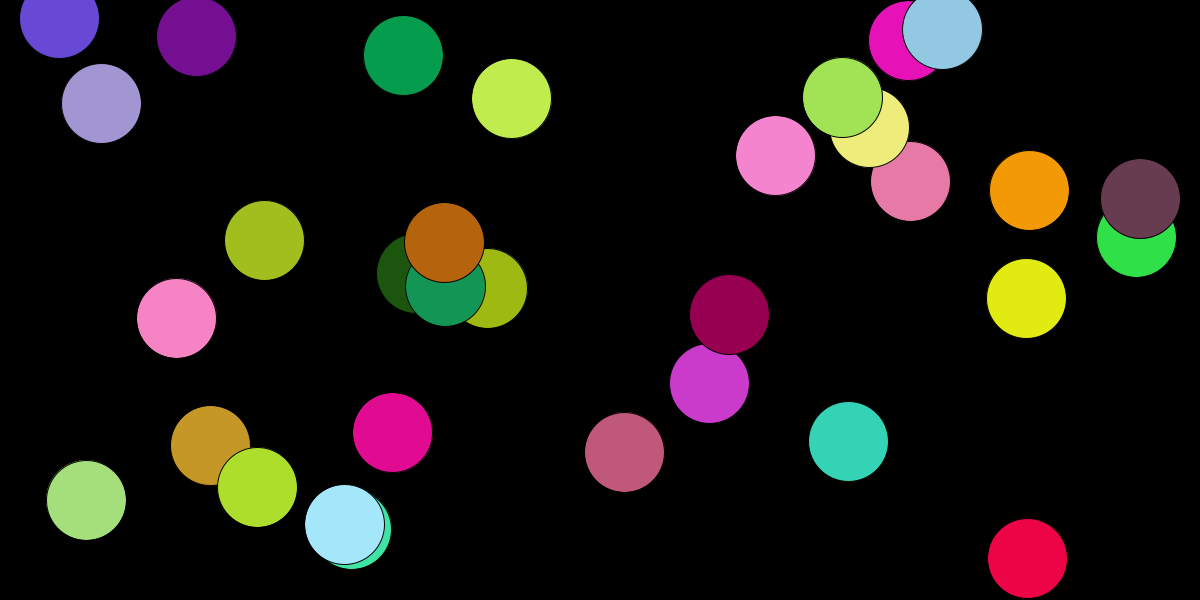
Frame 1 (no input)
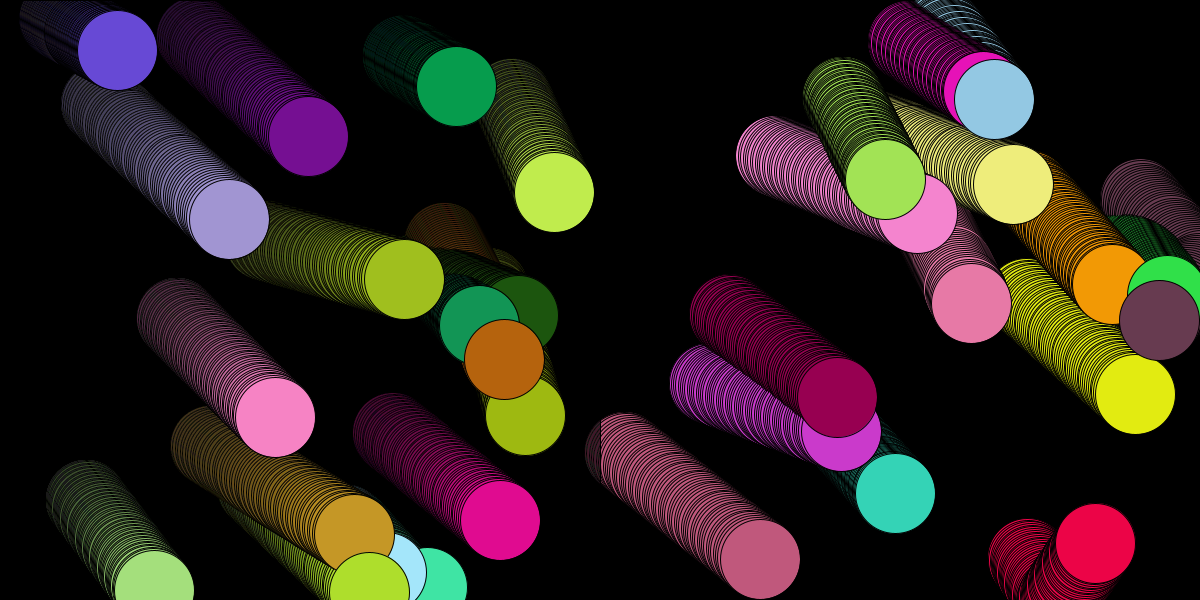
Frame 60 (the mouse pressed at the canvas centre just before this capture)
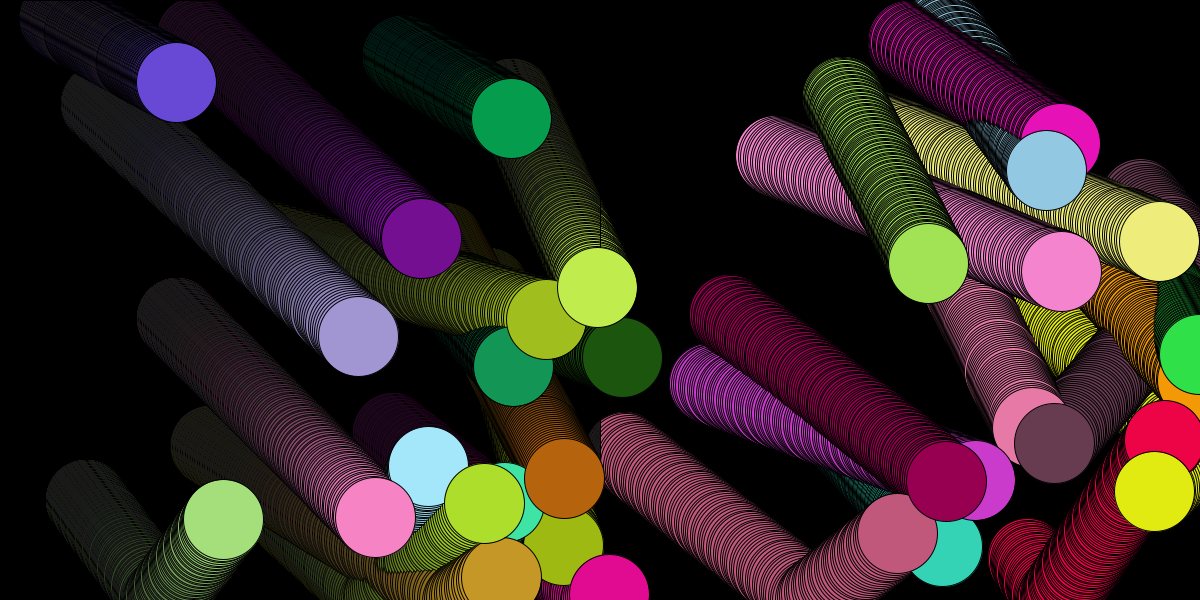
Frame 120 (the mouse held since frame 60 and released just before this capture)

The Processing sketch that drew these frames (run headless with seeded random() and noise(); from frame 60 on, the mouse is pressed at the canvas centre):

// Processing sketch: processing_92797
// ── processing_92797.pde

//rectángulo 1b
int posX1;
int posY1;
int X2;
int Y2; 
int X3;
int X4;
int incX1;
 
//rectángulo 1a
int N = 32;  
int Z = 255;

float [] posX = new float [N]; 
float [] posY = new float [N];
float [] incX = new float [N];
float [] incY = new float [N];

float [] c1 = new float [Z];
float [] c2 = new float [Z];
float [] c3 = new float [Z];


void setup(){
   
   
  background (0);
 
 size (1200,600);
 
  //rectMode(CENTER);
 
 
posX1 = 0;
X2 = 550;
 
X3 = 200;
X4 = 400;
 
 
 incX1 = 1;
 
 //información para rect 1a
 for(int i = 0; i < N; i++){

  posX[i] = random(0,width);
  posY[i] = random(0,height);
  incX[i] = random(0.5,2.5);
  incY[i] = random(0.5,2.5);
  
}


for (int i = 0; i<Z; i++){
  c1[i] = random (0,255);
  c2[i] = random (0,255);
  c3[i] = random (0,255);

}

   
}
 
void draw () {
 //información para rect 1a  
  fill (0,5);
  rect (0,0, 600, height);
 for (int i=0; i <N; i++){
  
    fill (c1[i],c2[i],c3[i]);
    ellipse (posX[i], posY[i], 80,80);
  posX[i] = posX[i] + incX[i];
  posY[i] = posY[i] + incY[i];
  
  if (posX[i] < 0 || posX[i] > width){
  incX[i] = incX[i] * -1;
  }
  
  if (posY[i] < 0 || posY[i] > height){
  incY[i] = incY[i] * -1;
  }
  
  }
 
 

 
 
}
